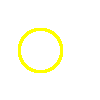

The Python source for this figure:
import argparse

from PIL import Image
from image_draw import ImageDraw

def parse_args():
    parser = argparse.ArgumentParser(description='Draw circle on image')
    
    parser.add_argument(
        "--x", 
        type=int,
        help="x of the circle center",
        required=True
    )
    parser.add_argument(
        "--y", 
        type=int,
        help="y of the circle center",
        required=True
    )
    parser.add_argument(
        "--r", 
        type=int,
        help="radius",
        required=True
    )
    parser.add_argument(
        "--width", 
        type=int,
        help="line width",
        default=1
    )
    parser.add_argument(
        "--color", 
        type=str,
        help="color",
        default='black'
    )

    return parser.parse_args()



if __name__ == '__main__':
    args = parse_args()
    image = Image.new('RGB', (100,100), color='white')
    draw = ImageDraw(image)
    draw.circle((args.x, args.y), args.r, args.width, args.color)
    image.save('circle.png')